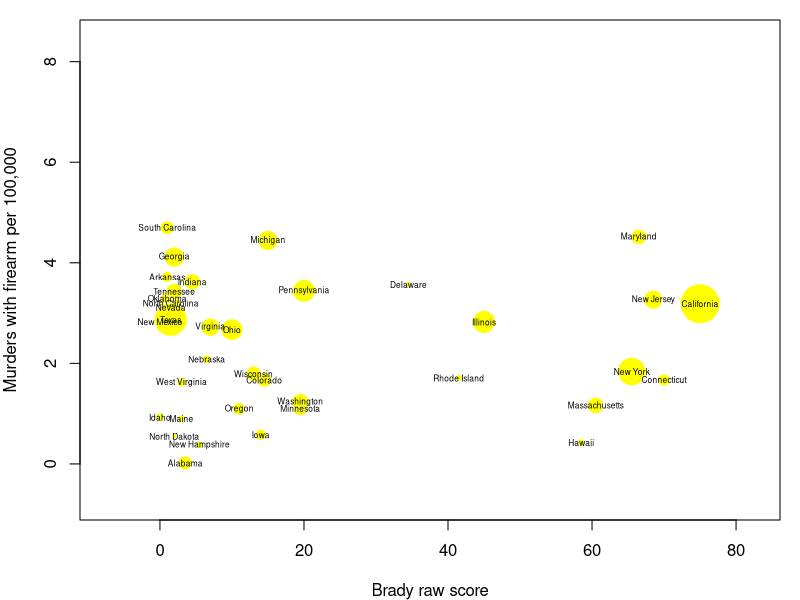
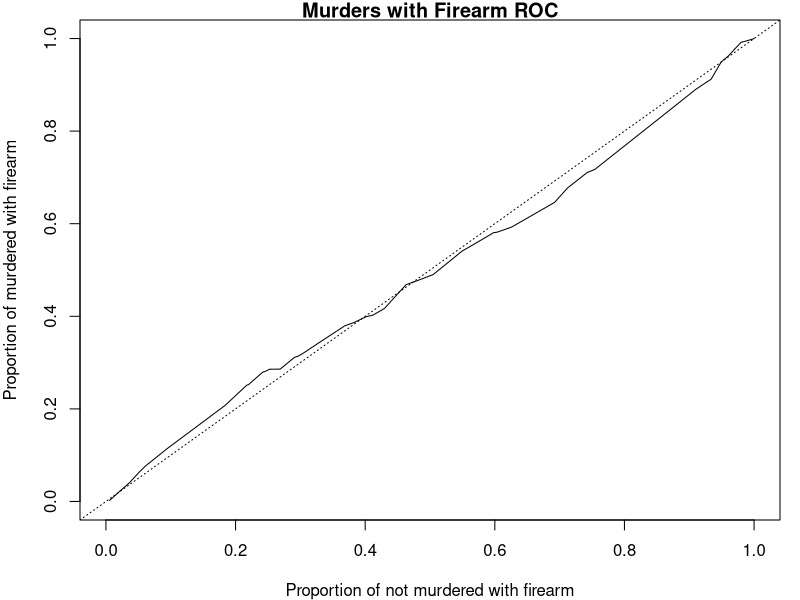
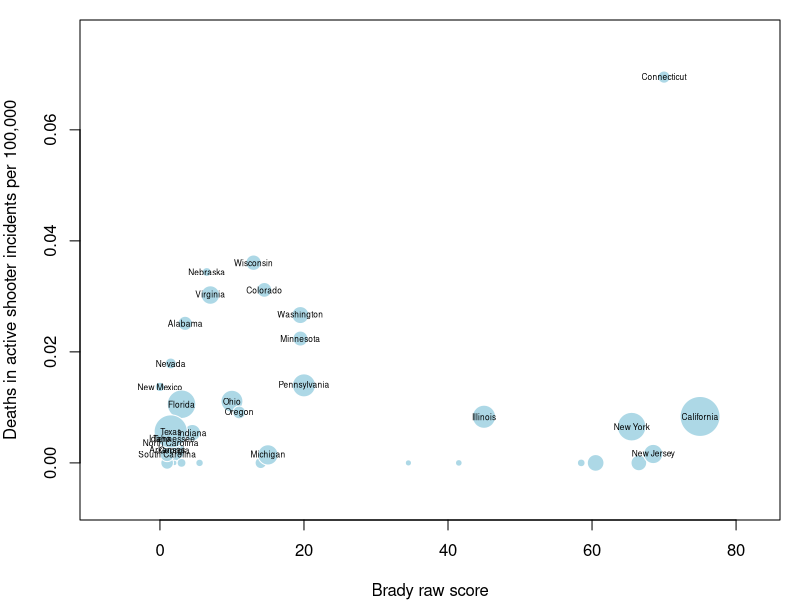
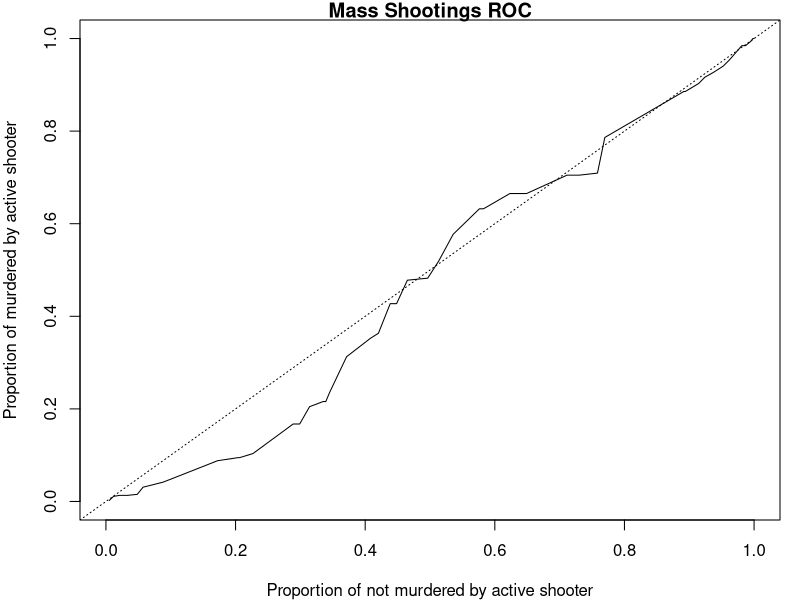
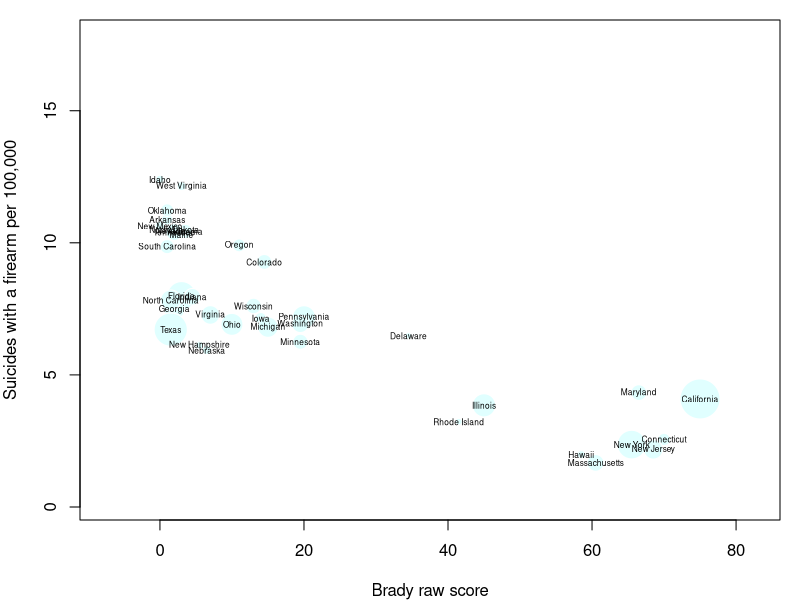
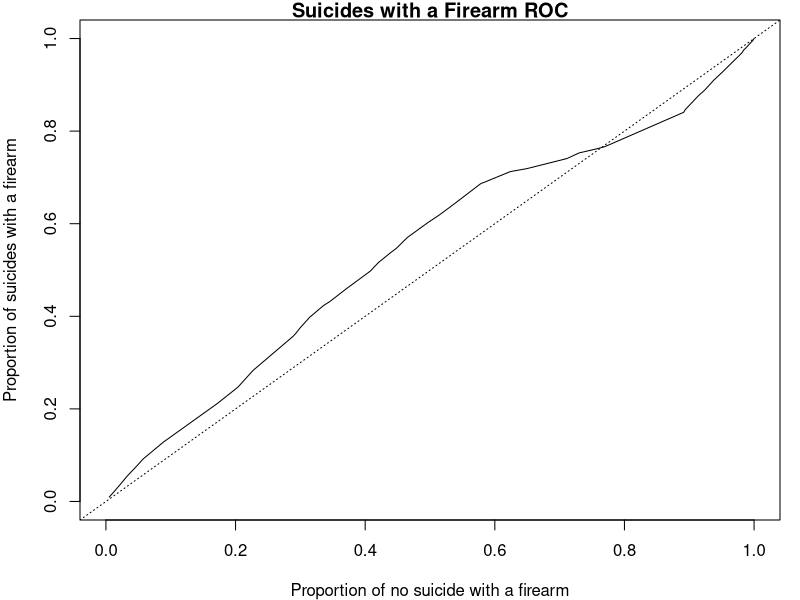

Generate these figures, in order, with R:
## ---- chunk 1
d <- read.csv(
text = "
\"state\",raw_score,murders,murders_with_firearms,active_shooter_deaths,suicides_with_firearms,population
\"Alabama\",3.5,2,1,17,504,4830533
\"Alaska\",‐7,34,12,0,120,737442
\"Arizona\",‐8,304,184,8,655,6630799
\"Arkansas\",1,154,110,1,322,2957957
\"California\",75,1745,1224,45,1571,38414128
\"Colorado\",14.5,174,88,23,489,5271132
\"Connecticut\",70,86,60,35,92,3597168
\"Delaware\",34.5,39,33,0,60,925353
\"Florida\",3,,,29,1566,19594467
\"Georgia\",2,534,411,3,747,9991562
\"Hawaii\",58.5,9,6,0,28,1408765
\"Idaho\",0,26,15,1,200,1612785
\"Illinois\",45,433,364,15,496,12889580
\"Indiana\",4.5,311,238,5,523,6570518
\"Iowa\",14,42,18,0,221,3092224
\"Kansas\",‐4,112,78,6,241,2894630
\"Kentucky\",‐3.5,165,111,5,453,4398500
\"Louisiana\",‐2,453,356,6,408,4627491
\"Maine\",3,24,12,0,137,1328778
\"Maryland\",66.5,379,268,0,257,5936040
\"Massachusetts\",60.5,135,78,0,112,6708810
\"Michigan\",15,625,440,2,674,9900506
\"Minnesota\",19.5,110,60,17,339,5420541
\"Mississippi\",‐4,142,110,6,279,2990976
\"Missouri\",‐0.5,371,273,14,556,6043708
\"Montana\",‐3,15,9,0,147,1014402
\"Nebraska\",6.5,57,39,9,111,1869300
\"Nevada\",1.5,157,87,7,292,2790366
\"New Hampshire\",5.5,21,5,0,81,1322660
\"New Jersey\",68.5,401,291,2,194,8907384
\"New Mexico\",0,106,59,4,222,2086890
\"New York\",65.5,648,362,18,465,19691032
\"North Carolina\",1.5,452,315,5,771,9845432
\"North Dakota\",2,11,4,0,76,723626
\"Ohio\",10,434,309,18,800,11572232
\"Oklahoma\",1,191,127,0,433,3853405
\"Oregon\",11,78,43,5,389,3928030
\"Pennsylvania\",20,594,440,25,918,12783536
\"Rhode Island\",41.5,31,18,0,34,1052856
\"South Carolina\",1,296,224,1,470,4768498
\"South Dakota\",‐4.5,12,3,0,71,845270
\"Tennessee\",2,327,223,4,676,6496130
\"Texas\",1.5,1133,760,21,1780,26500674
\"Utah\",‐2,49,31,5,295,2903685
\"Vermont\",‐4,9,5,2,59,627129
\"Virginia\",7,315,225,35,601,8267875
\"Washington\",19.5,155,86,26,483,6973281
\"West Virginia\",3,54,30,0,225,1852985
\"Wisconsin\",13,157,103,29,437,5743653
\"Wyoming\",‐5,15,9,0,89,583131
")
d$raw_score <- as.numeric(d$raw_score)
d$murders_per_100000 <- 100000 * d$murders / d$population
d$firearm_murders_per_100000 <- d$murders_with_firearms / (d$population/100000)
d$active_shooter_deaths_per_100000 <- d$active_shooter_deaths / (d$population*(2013-2000+1)/100000)
d$suicides_with_firearms_per_100000 <- d$suicides_with_firearms / (d$population/100000)
model1 <- summary(lm(d$firearm_murders_per_100000~d$raw_score, weights=d$population))
model2 <- summary(lm(d$active_shooter_deaths_per_100000~d$raw_score, weights=d$population))
model3 <- summary(lm(d$suicides_with_firearms_per_100000~d$raw_score, weights=d$population))
## ---- chunk 2
par(mar=c(4,4,1,1))
symbols(d$raw_score, d$firearm_murders_per_100000, 
     circles=sqrt(d$population), 
  	 xlab="Brady raw score", 
     ylab="Murders with firearm per 100,000",
     fg="white", bg="yellow", inches=0.2
     )
text(d$raw_score, d$firearm_murders_per_100000, d$state, cex=0.5)
## ---- chunk 3
s <- d[order(d$raw_score),]
s <- subset(s, s$state!='Florida') # No data for Florida
plot( cumsum(s$population-s$murders)/sum(s$population-s$murders)
    , cumsum(s$murders)/sum(s$murders)
    , xlim=c(0,1)
    , ylim=c(0,1)
    , xlab="Proportion of not murdered with firearm"
    , ylab="Proportion of murdered with firearm"
    , type='l'
    , main="Murders with Firearm ROC"
    )
abline(0,1,lty=3)
## ---- chunk 4
model1
## ---- chunk 5
par(mar=c(4,4,1,1))
symbols(d$raw_score, d$active_shooter_deaths_per_100000, 
     circles=sqrt(d$population), 
  	 xlab="Brady raw score", 
     ylab="Deaths in active shooter incidents per 100,000",
     fg="white", bg="lightblue", inches=0.2
     )
t <- as.character(d$state)
t[d$active_shooter_deaths == 0] <- ''
text(d$raw_score, d$active_shooter_deaths_per_100000, t, cex=0.5)
## ---- chunk 6
s <- d[order(d$raw_score),]
plot( cumsum(s$population-s$active_shooter_deaths)/sum(s$population-s$active_shooter_deaths)
    , cumsum(s$active_shooter_deaths)/sum(s$active_shooter_deaths)
    , xlim=c(0,1)
    , ylim=c(0,1)
    , xlab="Proportion of not murdered by active shooter"
    , ylab="Proportion of murdered by active shooter"
    , type='l'
    , main="Mass Shootings ROC"
    )
abline(0,1,lty=3)
## ---- chunk 7
model2
## ---- chunk 8
par(mar=c(4,4,1,1))
symbols(d$raw_score, d$suicides_with_firearms_per_100000, 
     circles=sqrt(d$population), 
  	 xlab="Brady raw score", 
     ylab="Suicides with a firearm per 100,000",
     fg="white", bg="lightcyan", inches=0.2
     )
text(d$raw_score, d$suicides_with_firearms_per_100000, as.character(d$state), cex=0.5)
## ---- chunk 9
plot( cumsum(s$population-s$suicides_with_firearms)/sum(s$population-s$suicides_with_firearms)
    , cumsum(s$suicides_with_firearms)/sum(s$suicides_with_firearms)
    , xlim=c(0,1)
    , ylim=c(0,1)
    , xlab="Proportion of no suicide with a firearm"
    , ylab="Proportion of suicides with a firearm"
    , type='l'
    , main="Suicides with a Firearm ROC"
    )
abline(0,1,lty=3)
## ---- chunk 10
model3
## ---- chunk 11
d$murders_per_100000 <- NULL
d$firearm_murders_per_100000 <- NULL
d$active_shooter_deaths_per_100000 <- NULL
d$suicides_with_firearms_per_100000 <- NULL
options(scipen=999)
options(width=200)
d
